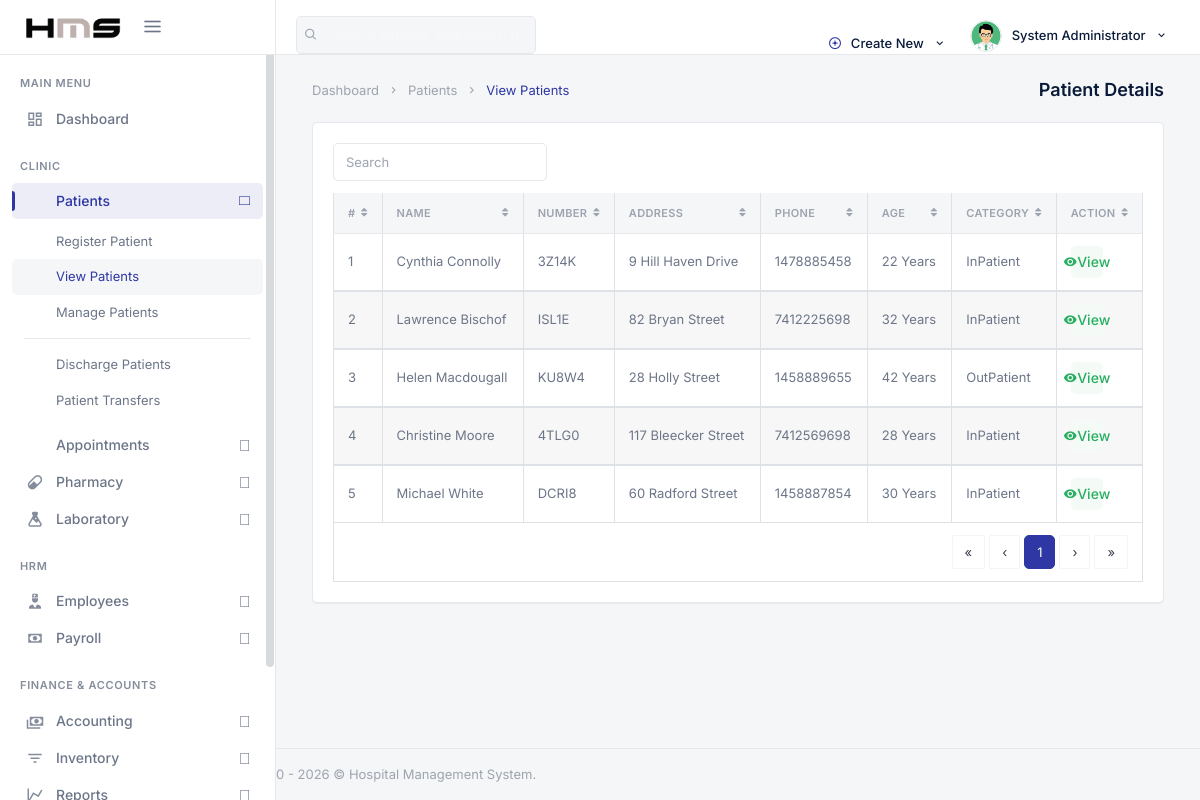
Page /backend/admin/his_admin_view_patients.php (signed in) on the committed database.
### tables this page shows
CREATE TABLE `his_admin` (
  `ad_id` int(20) NOT NULL,
  `ad_fname` varchar(200) DEFAULT NULL,
  `ad_lname` varchar(200) DEFAULT NULL,
  `ad_email` varchar(200) DEFAULT NULL,
  `ad_pwd` varchar(200) DEFAULT NULL,
  `ad_dpic` varchar(200) DEFAULT NULL
);

CREATE TABLE `his_patients` (
  `pat_id` int(20) NOT NULL,
  `pat_fname` varchar(200) DEFAULT NULL,
  `pat_lname` varchar(200) DEFAULT NULL,
  `pat_sex` varchar(20) DEFAULT NULL,
  `pat_marital_status` varchar(40) DEFAULT NULL,
  `pat_religion` varchar(80) DEFAULT NULL,
  `pat_reg_hour` time DEFAULT NULL,
  `pat_dob` varchar(200) DEFAULT NULL,
  `pat_age` varchar(200) DEFAULT NULL,
  `pat_number` varchar(200) DEFAULT NULL,
  `pat_addr` varchar(200) DEFAULT NULL,
  `pat_village` varchar(200) DEFAULT NULL,
  `pat_division` varchar(200) DEFAULT NULL,
  `pat_subdivision` varchar(200) DEFAULT NULL,
  `pat_blood_group` varchar(10) DEFAULT NULL,
  `pat_phone` varchar(200) DEFAULT NULL,
  `pat_email` varchar(200) DEFAULT NULL,
  `pat_emergency_name` varchar(200) DEFAULT NULL,
  `pat_emergency_phone` varchar(40) DEFAULT NULL,
  `pat_type` varchar(200) DEFAULT NULL,
  `pat_date_joined` timestamp(6) NOT NULL DEFAULT CURRENT_TIMESTAMP(6) ON UPDATE CURRENT_TIMESTAMP(6),
  `pat_ailment` varchar(200) DEFAULT NULL,
  `pat_discharge_status` varchar(200) DEFAULT NULL
);

### backend/security.php (called while the page is built, shortened)
<?php
function escape_output($string) {
    return htmlspecialchars((string) $string, ENT_QUOTES, 'UTF-8');
}

### backend/admin/his_admin_view_patients.php (the view, shortened to what this page needs)
<?php
  include('../config.php');
    include('../security.php');
?>
<!DOCTYPE html>
<html lang="en">
<?php include('assets/inc/head.php');?>
    <body>
        <div id="wrapper">
                <?php include('assets/inc/nav.php');?>
                <?php include("assets/inc/sidebar.php");?>
            <div class="content-page">
                <div class="content">
                    <div class="container-fluid">
                        <div class="row">
                            <div class="col-12">
                                <div class="page-title-box">
                                    <div class="page-title-right">
                                        <ol class="breadcrumb m-0">
                                            <li class="breadcrumb-item"><a href="javascript: void(0);">Dashboard</a></li>
                                            <li class="breadcrumb-item"><a href="javascript: void(0);">Patients</a></li>
                                            <li class="breadcrumb-item active">View Patients</li>
                                        </ol>
                                    </div>
                                    <h4 class="page-title">Patient Details</h4>
                                </div>
                            </div>
                        </div>
                        <div class="row">
                            <div class="col-12">
                                <div class="card-box">
                                    <div class="mb-2">
                                        <div class="row">
                                            <div class="col-12 text-sm-center form-inline" >
                                                <div class="form-group">
                                                    <input id="demo-foo-search" type="text" placeholder="Search" class="form-control form-control-sm" autocomplete="on">
                                                </div>
                                            </div>
                                        </div>
                                    </div>
                                    <div class="table-responsive">
                                        <table id="demo-foo-filtering" class="table table-bordered toggle-circle mb-0" data-page-size="7">
                                            <thead>
                                            <tr>
                                                <th>#</th>
                                                <th data-toggle="true">Name</th>
                                                <th data-hide="phone">Number</th>
                                                <th data-hide="phone">Address</th>
                                                <th data-hide="phone">Phone</th>
                                                <th data-hide="phone">Age</th>
                                                <th data-hide="phone">Category</th>
                                                <th data-hide="phone">Action</th>
                                            </tr>
                                            </thead>
                                            <?php
                                                $ret="SELECT * FROM  his_patients ORDER BY RAND() ";
                                                $stmt= $mysqli->prepare($ret) ;
                                                $stmt->execute() ;
                                                $res=$stmt->get_result();
                                                $cnt=1;
                                                while($row=$res->fetch_object())
                                                {
                                            ?>
                                                <tbody>
                                                <tr>
                                                    <td><?php echo escape_output($cnt); ?></td>
                                                    <td><?php echo escape_output($row->pat_fname); ?> <?php echo escape_output($row->pat_lname); ?></td>
                                                    <td><?php echo escape_output($row->pat_number); ?></td>
                                                    <td><?php echo escape_output($row->pat_addr); ?></td>
                                                    <td><?php echo escape_output($row->pat_phone); ?></td>
                                                    <td><?php echo escape_output($row->pat_age); ?> Years</td>
                                                    <td><?php echo escape_output($row->pat_type); ?></td>
                                                    <td><a href="his_admin_view_single_patient.php?pat_id=<?php echo escape_output($row->pat_id); ?>&&pat_number=<?php echo escape_output($row->pat_number); ?>" class="badge badge-success"><i class="mdi mdi-eye"></i> View</a></td>
                                                </tr>
                                                </tbody>
                                            <?php  $cnt = $cnt +1 ; }?>
                                            <tfoot>
                                            <tr class="active">
                                                <td colspan="8">
                                                    <div class="text-right">
                                                        <ul class="pagination pagination-rounded justify-content-end footable-pagination m-t-10 mb-0"></ul>
                                                    </div>
                                                </td>
                                            </tr>
                                            </tfoot>
                                        </table>
                                    </div>
                                </div>
                            </div>
                        </div>
                    </div>
                </div>
                 <?php include('assets/inc/footer.php');?>
            </div>
        </div>
    </body>
</html>

### backend/admin/assets/inc/nav.php (shortened to what this page needs)
<?php
    $aid=$_SESSION['ad_id'];
    $ret="select * from his_admin where ad_id=?";
    $stmt= $mysqli->prepare($ret);
    $stmt->bind_param('i',$aid);
    $stmt->execute();
    $res=$stmt->get_result();
    while($row=$res->fetch_object())
    {
?>
    <div class="navbar-custom">
        <ul class="list-unstyled topnav-menu topnav-menu-left m-0">
            <li class="d-none d-lg-block">
                <form class="app-search" autocomplete="off">
                    <div class="app-search-box">
                        <button class="btn" type="button"><i class="fe-search"></i></button>
                        <input type="text" class="form-control" placeholder="Search patients, employees, records…">
                    </div>
                </form>
            </li>
        </ul>
        <div class="logo-box bg-black">
            <a href="his_admin_dashboard.php" class="logo text-center">
                <span class="logo-lg">
                    <img src="assets/images/logo-dark.png" alt="HMS" height="22">
                </span>
            </a>
            <button class="button-menu-mobile">
                <i class="fe-menu"></i>
            </button>
        </div>
        <ul class="list-unstyled topnav-menu float-right mb-0">
            <li class="dropdown notification-list d-none d-lg-block">
                <a class="nav-link dropdown-toggle waves-effect waves-light" data-toggle="dropdown" href="#" role="button" aria-haspopup="false" aria-expanded="false">
                    <i class="fe-plus-circle mr-1" style="color: var(--hms-primary);"></i>
                    Create New
                    <i class="mdi mdi-chevron-down ml-1"></i>
                </a>
            </li>
            <li class="dropdown notification-list">
                <a class="nav-link dropdown-toggle nav-user mr-0 waves-effect waves-light" data-toggle="dropdown" href="#" role="button" aria-haspopup="false" aria-expanded="false">
                    <img src="assets/images/users/<?php echo escape_output($row->ad_dpic); ?>" alt="User" class="rounded-circle">
                    <span class="pro-user-name ml-1 d-none d-lg-inline">
                        <?php echo escape_output($row->ad_fname); ?> <?php echo escape_output($row->ad_lname); ?>
                        <i class="mdi mdi-chevron-down ml-1"></i>
                    </span>
                </a>
            </li>
        </ul>
    </div>
<?php }?>

### rows in the picture
his_admin: ad_dpic (picture), ad_fname "System", ad_lname "Administrator"
his_patients: pat_fname "Cynthia", pat_lname "Connolly", pat_number "3Z14K", pat_addr "9 Hill Haven Drive", pat_phone "1478885458", pat_age "22", pat_type "InPatient"
his_patients: cnt "2", pat_fname "Lawrence", pat_lname "Bischof", pat_number "ISL1E", pat_addr "82 Bryan Street", pat_phone "7412225698", pat_age "32", pat_type "InPatient"
his_patients: cnt "3", pat_fname "Helen", pat_lname "Macdougall", pat_number "KU8W4", pat_addr "28 Holly Street", pat_phone "1458889655", pat_age "42", pat_type "OutPatient"
his_patients: cnt "4", pat_fname "Christine", pat_lname "Moore", pat_number "4TLG0", pat_addr "117 Bleecker Street", pat_phone "7412569698", pat_age "28", pat_type "InPatient"
his_patients: cnt "5", pat_fname "Michael", pat_lname "White", pat_number "DCRI8", pat_addr "60 Radford Street", pat_phone "1458887854", pat_age "30", pat_type "InPatient"
